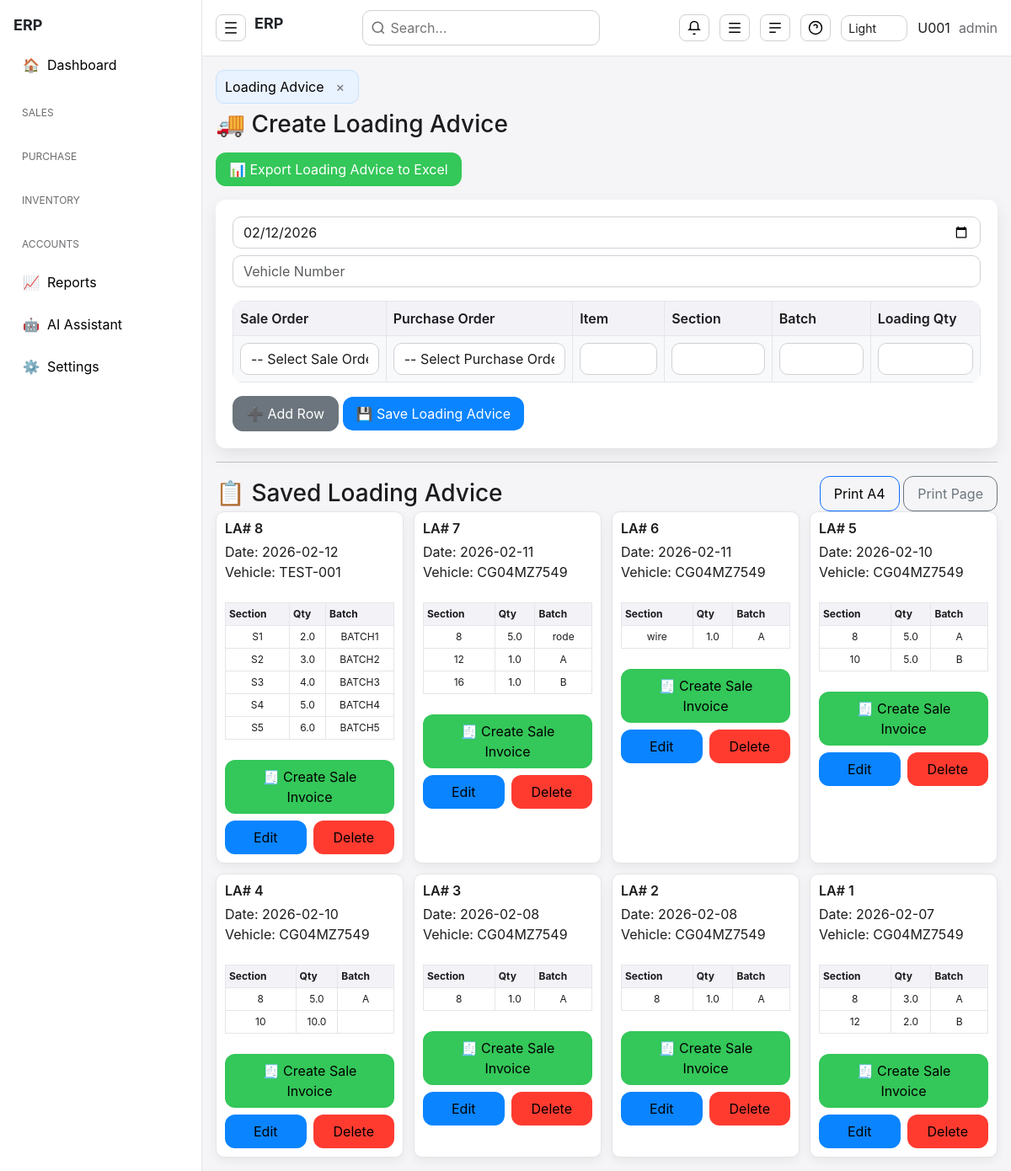
The page /loading_advice (signed in) on the database its author committed.
### tables this page shows
CREATE TABLE loading_advice_head(
 la_id INTEGER PRIMARY KEY AUTOINCREMENT,
 la_date TEXT,
 vehicle_no TEXT,
 supplier_id INTEGER,
 customer_id INTEGER,
 user_code TEXT
, status TEXT DEFAULT 'OPEN');

CREATE TABLE loading_advice_body(
 id INTEGER PRIMARY KEY AUTOINCREMENT,
 la_id INTEGER,
 so_id INTEGER,
 po_id INTEGER,
 item_id INTEGER,
 qty REAL,
 purchase_rate REAL,
 sale_rate REAL,
 rate_diff REAL,
 amount REAL
, item_name TEXT, section TEXT, part TEXT);

### app.py (the view, shortened to what this page needs)
@app.route("/loading_advice",methods=["GET","POST"])
def loading_advice():
    if "user" not in session:
        return redirect("/")
    con=db()
    sales=con.execute("""
        SELECT s.so_id,s.so_date,a.acc_name,i.item_name,
               (s.qty-s.supplied_qty) AS bal,s.rate
        FROM sale_orders s
        JOIN acc_mast a ON s.acc_id=a.acc_id
        JOIN item_mast i ON s.item_id=i.item_id
        WHERE (s.qty-s.supplied_qty)>0
        ORDER BY s.so_date
    """).fetchall()
    purchases=con.execute("""
        SELECT p.po_id,p.po_date,a.acc_name,i.item_name,
               (p.qty-p.supplied_qty) AS bal,p.rate
        FROM purchase_orders p
        JOIN acc_mast a ON p.acc_id=a.acc_id
        JOIN item_mast i ON p.item_id=i.item_id
        WHERE (p.qty-p.supplied_qty)>0
        ORDER BY p.po_date
    """).fetchall()
    las=con.execute("""
        SELECT la_id,la_date,vehicle_no
        FROM loading_advice_head
        ORDER BY la_id DESC
    """).fetchall()
    la_rows={}
    for la in las:
        la_rows[la["la_id"]] = con.execute("""
            SELECT section,qty,part
            FROM loading_advice_body
            WHERE la_id=?
        """,(la["la_id"],)).fetchall()
    return render_template("loading_advice.html",
        sales=sales,
        purchases=purchases,
        las=las,
        la_rows=la_rows,
        today=today()
    )

### app.py (called while the page is built)
def today():
    return date.today().isoformat()

def db():
    con = getattr(g, "_db", None)
    if con is None:
        con = sqlite3.connect(DB)
        con.row_factory = sqlite3.Row
        g._db = con
    return con

### templates/loading_advice.html (shortened to what this page needs)
{% extends "base.html" %}
{% block content %}
<h3 class="mb-3">🚚 Create Loading Advice</h3>
<a href="/export_loading_excel">
<button class="btn btn-success mb-3">
📊 Export Loading Advice to Excel
</button>
</a>
<form method="post">
<input type="date" name="date"
class="form-control mb-2"
value="{{ today }}" required>
<input name="vehicle"
placeholder="Vehicle Number"
class="form-control mb-3" required>
<table class="table table-bordered table-light">
<thead>
<tr class="table-secondary">
<th>Sale Order</th>
<th>Purchase Order</th>
<th>Item</th>
<th>Section</th>
<th>Batch</th>
<th>Loading Qty</th>
</tr>
</thead>
<tbody id="rows">
<tr>
<td>
<select name="so_id" onchange="loadSO(this)" class="form-control">
<option value="">-- Select Sale Order --</option>
</select>
</td>
<td>
<select name="po_id" onchange="loadPO(this)" class="form-control">
<option value="">-- Select Purchase Order --</option>
</select>
</td>
<td>
<input name="item" class="form-control" readonly>
</td>
<td>
<input name="section" class="form-control">
</td>
<td>
<input name="batch" class="form-control">
</td>
<td>
<input name="qty" class="form-control">
</td>
</tr>
</tbody>
</table>
<button type="button" onclick="addRow()" class="btn btn-secondary">
➕ Add Row
</button>
<button class="btn btn-primary">
💾 Save Loading Advice
</button>
</form>
<hr>
<div class="d-flex justify-content-between align-items-center print-hide">
  <h3 class="m-0">📋 Saved Loading Advice</h3>
  <div>
    <a href="/loading_advice_print" class="btn btn-outline-primary">Print A4</a>
    <button onclick="window.print()" class="btn btn-outline-secondary">Print Page</button>
  </div>
  </div>
<div class="la-grid">
{% for la in las %}
<div class="la-card">
<h6>LA# {{la[0]}}</h6>
<div>Date: {{la[1]}}</div>
<div>Vehicle: {{la[2]}}</div>
<br>
<table>
<tr>
<th>Section</th>
<th>Qty</th>
<th>Batch</th>
</tr>
{% for r in la_rows[la[0]] %}
<tr align="center">
<td>{{r[0]}}</td>
<td>{{r[1]}}</td>
<td>{{r[2]}}</td>
</tr>
{% endfor %}
</table>
<br>
<a href="/sale_invoice/{{ la[0] }}" class="btn btn-success w-100">🧾 Create Sale Invoice</a>
{% if session.role in ["admin","manager"] %}
<div class="mt-2 la-actions">
  <a href="/loading_advice_edit/{{ la[0] }}" class="btn btn-primary">Edit</a>
  <a href="/loading_advice_delete/{{ la[0] }}" class="btn btn-danger">Delete</a>
</div>
{% else %}
<div class="text-muted">View Only</div>
{% endif %}
</div>
{% endfor %}
</div>
{% endblock %}

### static/css/style.css (style rules this page uses)
body { background:#f5f5f7; font-family: -apple-system,BlinkMacSystemFont, "Segoe UI",Roboto,Ubuntu; }
* { box-sizing:border-box }
body { --center-scale:1 }
.btn { border-radius:12px; padding:8px 16px; }
.btn-primary { background:#0a84ff;border:none }
.btn-success { background:#34c759;border:none }
.btn-danger { background:#ff3b30;border:none }
input, select { background:#ffffff !important; color:#1c1c1e !important; border-radius:10px !important; border:1px solid #d1d1d6 !important; }
.table { background:#ffffff; border-radius:12px; overflow:hidden; }
.table th { background:#f2f2f7; color:#1c1c1e; font-weight:600; }
.table td { color:#1c1c1e }
.table th, .table td { border:1px solid #e5e5ea !important }
a { color:#0a84ff;text-decoration:none }
h1,h2,h3 { color:#1c1c1e }
form { background:#ffffff; padding:20px; border-radius:12px; box-shadow:0 8px 20px rgba(0,0,0,0.08); }
table,.table { border-collapse:collapse !important }
.la-grid { display:grid; grid-template-columns:repeat(auto-fill,minmax(220px,1fr)); gap:12px; }
.la-card { background:#ffffff; color:#1c1c1e; padding:10px; border-radius:10px; border:1px solid #e5e5ea; box-shadow:0 4px 12px rgba(0,0,0,0.06); }
.la-card h6 { margin:0 0 6px 0; font-weight:600; }
.la-card table { width:100%; border-collapse:collapse !important; font-size:12px; }
.la-card th { background:#f2f2f7; color:#1c1c1e; border:1px solid #e5e5ea }
.la-card td { background:#ffffff; color:#1c1c1e; border:1px solid #e5e5ea }
.la-card th,.la-card td { padding:4px; }
.la-actions { display:grid; grid-template-columns:1fr 1fr; gap:8px; }
.print-hide { display:inherit; }
html:not([data-theme="dark"]) a { color:#000 !important }

### rows shown on the page
loading_advice_head: la_id "8", la_date "2026-02-12", vehicle_no "TEST-001"
loading_advice_body: section "S1", qty "2.0", part "BATCH1"
loading_advice_body: section "S2", qty "3.0", part "BATCH2"
loading_advice_body: section "S3", qty "4.0", part "BATCH3"
loading_advice_body: section "S4", qty "5.0", part "BATCH4"
loading_advice_body: section "S5", qty "6.0", part "BATCH5"
loading_advice_head: la_id "7", la_date "2026-02-11", vehicle_no "CG04MZ7549"
loading_advice_body: section "8", qty "5.0", part "rode"
loading_advice_body: section "12", qty "1.0", part "A"
loading_advice_body: section "16", qty "1.0", part "B"
loading_advice_head: la_id "6", la_date "2026-02-11", vehicle_no "CG04MZ7549"
loading_advice_body: section "wire", qty "1.0", part "A"
loading_advice_head: la_id "5", la_date "2026-02-10", vehicle_no "CG04MZ7549"
loading_advice_body: section "8", qty "5.0", part "A"
loading_advice_body: section "10", qty "5.0", part "B"
loading_advice_head: la_id "4", la_date "2026-02-10", vehicle_no "CG04MZ7549"
loading_advice_body: section "8", qty "5.0", part "A"
loading_advice_body: section "10", qty "10.0"
loading_advice_head: la_id "3", la_date "2026-02-08", vehicle_no "CG04MZ7549"
loading_advice_body: section "8", qty "1.0", part "A"
loading_advice_head: la_id "2", la_date "2026-02-08", vehicle_no "CG04MZ7549"
loading_advice_body: section "8", qty "1.0", part "A"
loading_advice_head: la_id "1", la_date "2026-02-07", vehicle_no "CG04MZ7549"
loading_advice_body: section "8", qty "3.0", part "A"
loading_advice_body: section "12", qty "2.0", part "B"

### other values the page prints
{{ session.user or '' }} "U001"
{{ session.role or '' }} "admin"
